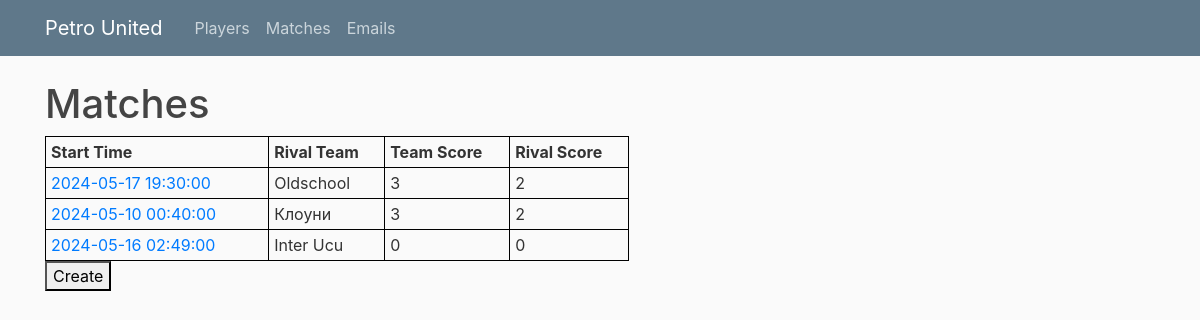
Page /matches on the earlier database version.
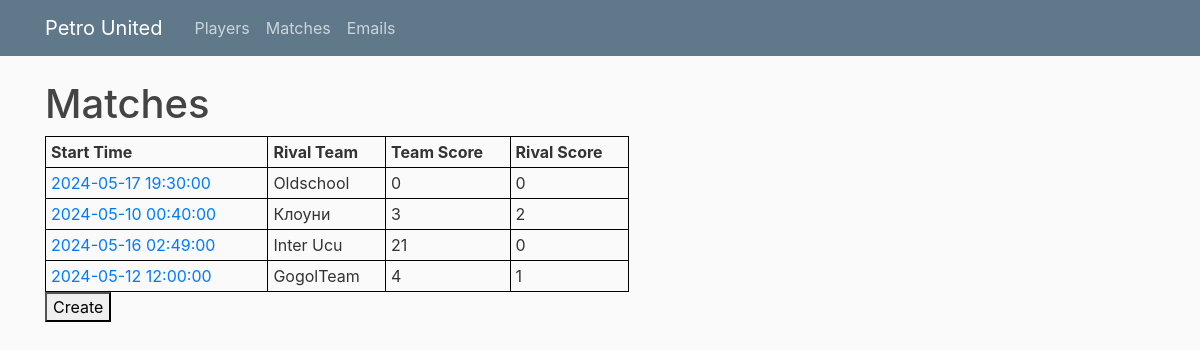
Same page on the later database version.
### main/models.py (models this page shows, shortened)
class Match(Base):
    __tablename__ = "match"
    match_id = Column(Integer, unique=True, nullable=False, primary_key=True)
    start_time = Column(DateTime, nullable=False)
    rival_team = Column(String, nullable=False)
    team_score = Column(Integer, nullable=False, default=0)
    rival_score = Column(Integer, nullable=False, default=0)
    statistics = relationship("Statistic", back_populates="match")
    highlights = relationship("Highlight", back_populates="match")

### main/routes.py (the view)
@app.route("/matches", methods = ["POST", "GET"])
def matches_page():
    session = Session()
    matches = session.query(Match).all()
    return render_template("matches.html", matches = matches, title = "Matches")

### main/templates/matches.html (shortened to what this page needs)
    {% extends "layout.html" %}
    {% block content %}
        <h1>Matches</h1>
        <table id="myTable">
        <thead>
            <tr>
            <th>Start Time</th>
            <th>Rival Team</th>
            <th>Team Score</th>
            <th>Rival Score</th>
            </tr>
        </thead>
        <tbody>
        {% for match in matches %}
            <tr>
            <td><a class="mr-2" href="{{ url_for('match_page', match_id = match.match_id ) }}">{{ match.start_time.strftime("%Y-%m-%d %H:%M:%S") }}</a></td>
            <td>{{ match.rival_team }}</td>
            <td>{{ match.team_score }}</td>
            <td>{{ match.rival_score }}</td>
            </tr>
        {% endfor %}
        </tbody>
        </table>
        <div class="form-group">
            <a href="{{ url_for("create_match") }}">
                <button>Create</button>
            </a>
        </div>
    {% endblock content %}

Differences in the rows shown:
changed Match "Oldschool": team_score "3" → "0"; rival_score "2" → "0"
changed Match "Inter Ucu": team_score "0" → "21"
added Match: start_time "2024-05-12 12:00:00", rival_team "GogolTeam", team_score "4", rival_score "1"
